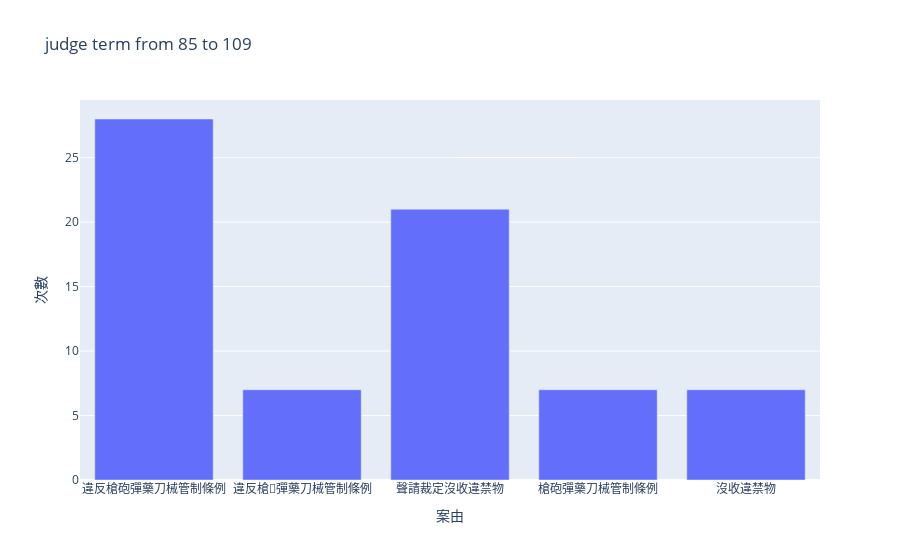

The notebook cell saved with this chart:
### Code cell
import plotly.express as px
import pandas as pd

px.bar(result, x='案由', y='次數', title='judge term from 85 to 109')

### Figure 1 — Plotly figure (JSON) as saved in the notebook; plotly's stock layout.template omitted (floating-point values rounded to 4 significant figures)
{"data": [{"alignmentgroup": "True", "hovertemplate": "案由=%{x}<br>次數=%{y}<extra></extra>", "legendgroup": "", "marker": {"color": "#636efa", "pattern": {"shape": ""}}, "name": "", "offsetgroup": "", "orientation": "v", "showlegend": false, "textposition": "auto", "type": "bar", "x": ["違反槍砲彈藥刀械管制條例", "違反槍彈藥刀械管制條例", "聲請裁定沒收違禁物", "槍砲彈藥刀械管制條例", "沒收違禁物"], "xaxis": "x", "y": [28, 7, 21, 7, 7], "yaxis": "y"}], "layout": {"barmode": "relative", "legend": {"tracegroupgap": 0}, "title": {"text": "judge term from 85 to 109"}, "xaxis": {"anchor": "y", "domain": [0, 1], "title": {"text": "案由"}}, "yaxis": {"anchor": "x", "domain": [0, 1], "title": {"text": "次數"}}}}
